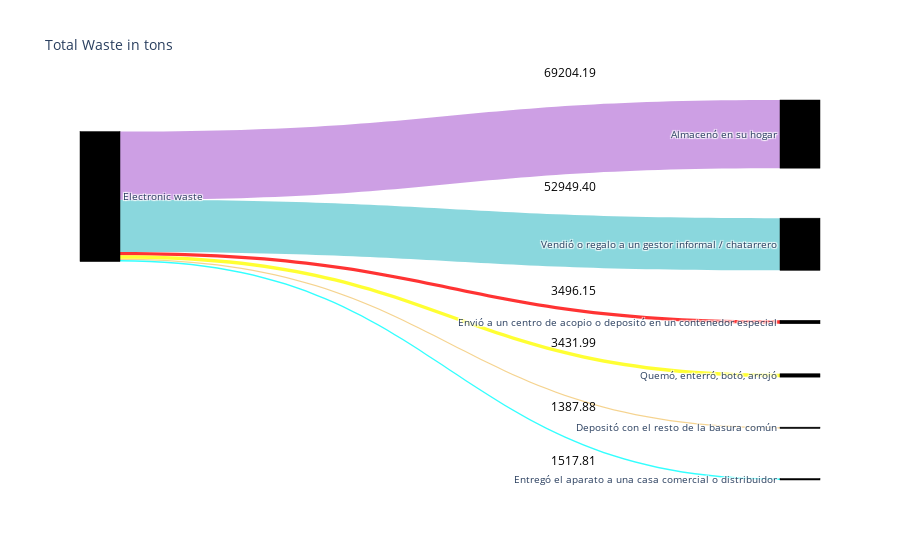

The code cell stored with this chart in its notebook:
### Code cell
import plotly.graph_objects as go

# Valores para los enlaces
values = [3496.152247, 52949.39995, 1387.876453, 3431.988833, 69204.19482, 1517.814552]

# Posiciones de los nodos para las anotaciones (ajustar según sea necesario)
x_positions = [0.7, 0.7, 0.7, 0.7, 0.7, 0.7]
y_positions = [0.5, 0.8, 0.166, 0.333, 1.1, 0.025]

fig = go.Figure(data=[go.Sankey(
    node = dict(
      pad = 50,
      thickness = 40,
      line = dict(color = "black", width = 0.5),
      label = ["Electronic waste",
               "Envió a un centro de acopio o depositó en un contenedor especial",
               "Vendió o regalo a un gestor informal / chatarrero",
               "Depositó con el resto de la basura común",
               "Quemó, enterró, botó, arrojó",
               "Almacenó en su hogar",
               "Entregó el aparato a una casa comercial o distribuidor"],
      color = "black"
    ),
    link = dict(
      source = [0, 0, 0, 0, 0, 0],
      target = [1, 2, 3, 4, 5, 6],
      value = values,
      color = ["rgba(255,0,0,0.8)", "rgba(109,206,213,0.8)", "rgba(243,200,115,0.8)", "rgba(255,255,0,0.8)", 
               "rgba(193,136,222,0.8)", "rgba(0,255,255,0.8)"]
  ))])

# Añadir anotaciones para los valores
for i, value in enumerate(values):
    fig.add_annotation(
        x=x_positions[i],
        y=y_positions[i],
        text=f'{value:.2f}',
        showarrow=False,
        font=dict(size=12, color="black"),
        align="center"
    )

fig.update_layout(title_text="Total Waste in tons", font_size=10)
fig.show()

### Figure 1 — Plotly figure (JSON) as saved in the notebook; plotly's stock layout.template omitted (floating-point values rounded to 4 significant figures)
{"data": [{"link": {"color": ["rgba(255,0,0,0.8)", "rgba(109,206,213,0.8)", "rgba(243,200,115,0.8)", "rgba(255,255,0,0.8)", "rgba(193,136,222,0.8)", "rgba(0,255,255,0.8)"], "source": [0, 0, 0, 0, 0, 0], "target": [1, 2, 3, 4, 5, 6], "value": [3496.0, 52950.0, 1388.0, 3432.0, 69200.0, 1518.0]}, "node": {"color": "black", "label": ["Electronic waste", "Envió a un centro de acopio o depositó en un contenedor especial", "Vendió o regalo a un gestor informal / chatarrero", "Depositó con el resto de la basura común", "Quemó, enterró, botó, arrojó", "Almacenó en su hogar", "Entregó el aparato a una casa comercial o distribuidor"], "line": {"color": "black", "width": 0.5}, "pad": 50, "thickness": 40}, "type": "sankey"}], "layout": {"annotations": [{"align": "center", "font": {"color": "black", "size": 12}, "showarrow": false, "text": "3496.15", "x": 0.7, "y": 0.5}, {"align": "center", "font": {"color": "black", "size": 12}, "showarrow": false, "text": "52949.40", "x": 0.7, "y": 0.8}, {"align": "center", "font": {"color": "black", "size": 12}, "showarrow": false, "text": "1387.88", "x": 0.7, "y": 0.166}, {"align": "center", "font": {"color": "black", "size": 12}, "showarrow": false, "text": "3431.99", "x": 0.7, "y": 0.333}, {"align": "center", "font": {"color": "black", "size": 12}, "showarrow": false, "text": "69204.19", "x": 0.7, "y": 1.1}, {"align": "center", "font": {"color": "black", "size": 12}, "showarrow": false, "text": "1517.81", "x": 0.7, "y": 0.025}], "font": {"size": 10}, "title": {"text": "Total Waste in tons"}}}
